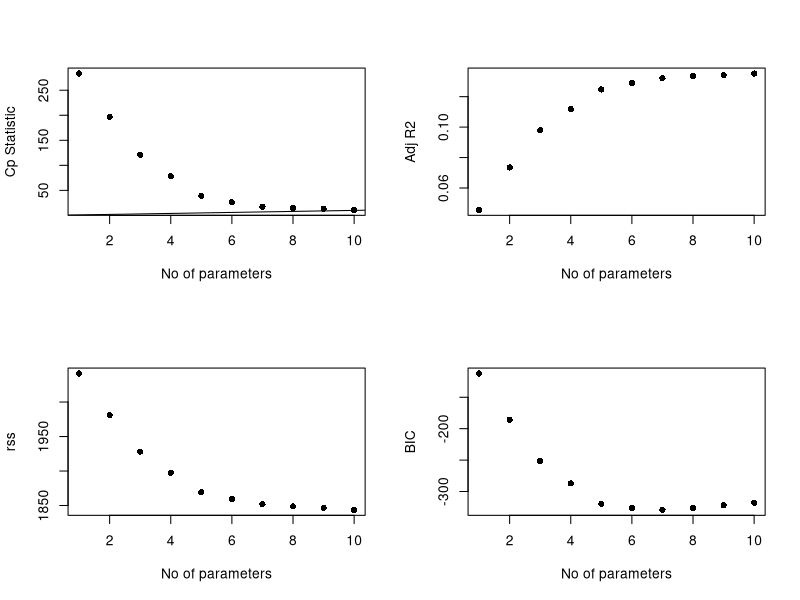
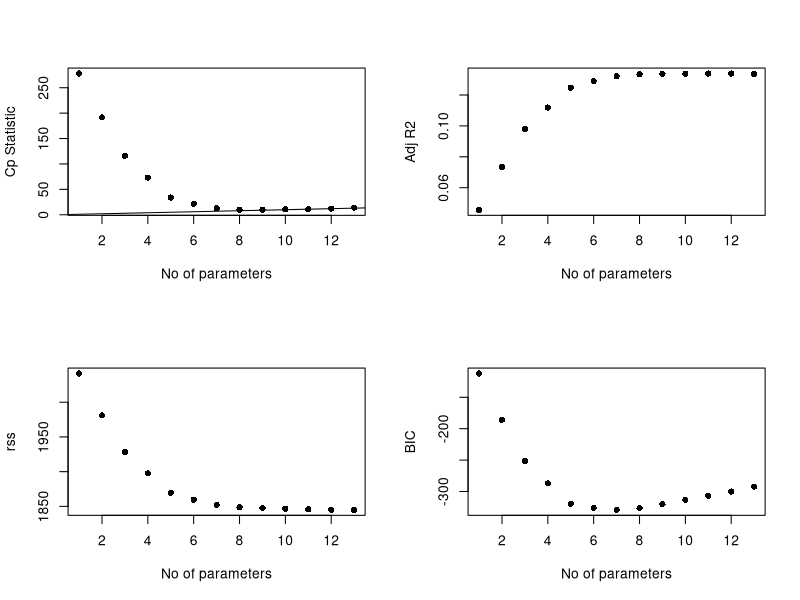
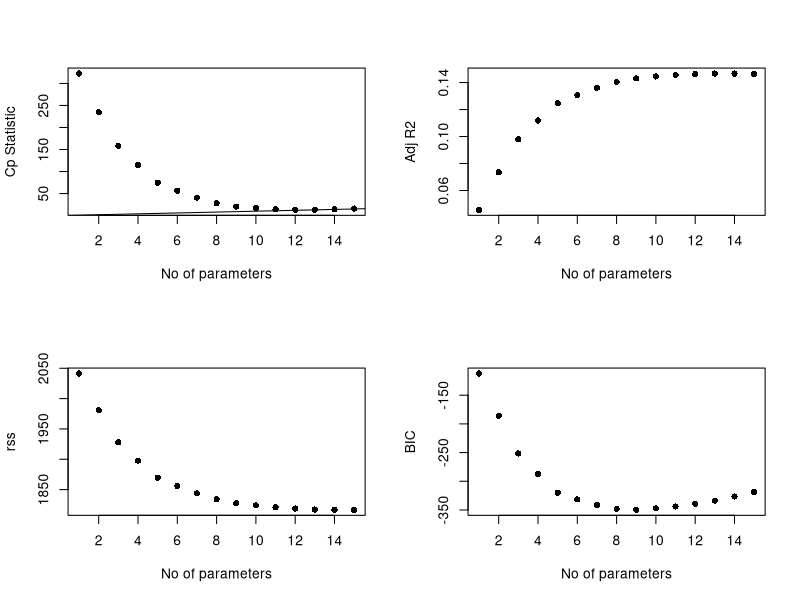
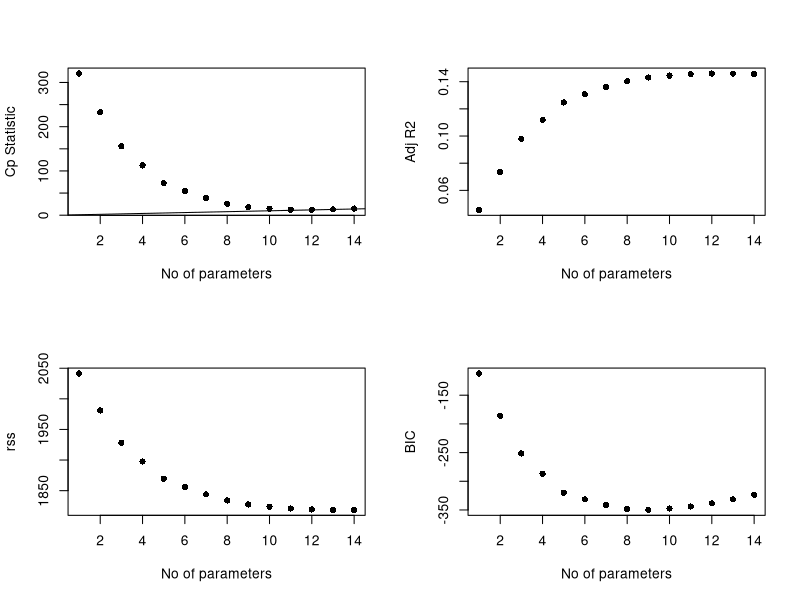

Generate these figures, in order, with R: (Note: this script raises an error after producing the figures.)
## ---- chunk 1
library(tidyverse)
library(leaps)

#load the data
hos = read.csv("./data/cleaned_data_for_analyses.csv") %>% 
  select(-X, -postalcode,-facilityname,-facilityzip, -patientid, -visitid, -date) %>% 
  mutate(is30dayreadmit = as.factor(is30dayreadmit), icu_flag = as.factor(icu_flag))
str(hos)

## ---- chunk 2

# using criterion-based method

attach(hos)
criterion_bw <- regsubsets(log_length_of_stay ~ is30dayreadmit + evisit + age 
               + gender + maritalstatus + insurancetype + heartrate_transformed
               + respirationrate_transformed+mean_arterial_pressure, data = hos,
               nvmax= 15, nbest = 1)
criterion_fw <- regsubsets(log_length_of_stay ~ is30dayreadmit + evisit + age 
               + heartrate_transformed + respirationrate_transformed 
               + mean_arterial_pressure + insurancetype + race, data = hos, nvmax= 15
               , nbest = 1)
criterion_sw_0.05 <- regsubsets(log_length_of_stay ~ is30dayreadmit + cindex 
                    + evisit + age + temperature_cat + + maritalstatus 
                    + insurancetype + heartrate_transformed 
                    + respirationrate_transformed 
                    + mean_arterial_pressure, data = hos, nvmax= 15, nbest = 1)
criterion_sw_0.10 <- regsubsets(log_length_of_stay ~ is30dayreadmit + cindex 
                    + evisit + age + gender + maritalstatus + temperature_cat 
                    + insurancetype + heartrate_transformed 
                    + respirationrate_transformed 
                    + mean_arterial_pressure, data = hos, nvmax= 15, nbest = 1)

#make plots to show the value of criterion

criterion_plot <- function(criterion, data, method){
  
  res_cri <- summary(criterion)
  par(mfrow=c(2,2))
  plot(1:dim(res_cri$which)[1], res_cri$cp, pch=16, xlab="No of parameters", ylab="Cp Statistic")
  abline(0,1)
  plot(1:dim(res_cri$which)[1], res_cri$adjr2, pch=16, xlab="No of parameters", ylab="Adj R2")
  plot(1:dim(res_cri$which)[1], res_cri$rss, pch=16, xlab="No of parameters", ylab="rss")
  plot(1:dim(res_cri$which)[1], res_cri$bic, pch=16, xlab="No of parameters", ylab="BIC")
}

criterion_plot(criterion_bw, data= hos, method = "backward eliminaton") 
criterion_plot(criterion_fw, data= hos, method = "forward eliminaton" )
criterion_plot(criterion_sw_0.10, data= hos, method = "stepwise 0.10" ) 
criterion_plot(criterion_sw_0.05, data= hos, method = "stepwise 0.05")
  
# make table to show the value of criterion

best <- function(criterion) {
  
  subsets <- with(summary(criterion), cbind(p = as.numeric(rownames(which)),
                                            which, rss, rsq, adjr2, cp, bic))
  return(round(subsets,4))%>% as.tibble()
}  

best(criterion_bw)%>% 
  select(p, rss, rsq, adjr2, cp, bic, everything())%>%
  knitr::kable()
best(criterion_fw)%>% 
  select(p, rss, rsq, adjr2, cp, bic, everything())%>%
  knitr::kable()
best(criterion_sw_0.05)%>% 
  select(p, rss, rsq, adjr2, cp, bic, everything())%>%
  knitr::kable()
best(criterion_sw_0.10)%>% 
  select(p, rss, rsq, adjr2, cp, bic, everything())%>%
  knitr::kable()

criterion_result <- full_join(best(criterion_bw), best(criterion_fw))%>%
  full_join(., best(criterion_sw_0.05))%>%
  full_join(., best(criterion_sw_0.10))%>%
  select(p, rss, rsq, adjr2, cp, bic, everything())


write_csv(criterion_result, "criterion_result.csv")
